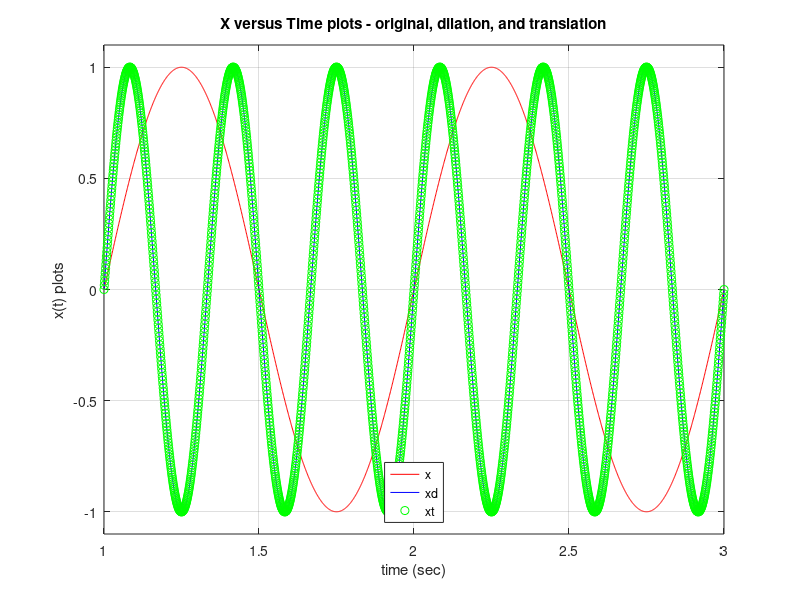

Here is the MATLAB script that generated this plot:
n=1:0.001:3;
X =@(n) sin (2*pi*n);
x=X(n);
% dilation 
xd=X(3.*n);
%translation;
xt=X(3.*n+3);
plot(n,x,'r',n,xd,'b',n,xt,'go');
legend('x','xd','xt','Location','south');
grid on;
title('X versus Time plots - original, dilation, and translation');
xlabel('time (sec)');
ylabel('x(t) plots');
axis([1 3 -1.1 1.1]);